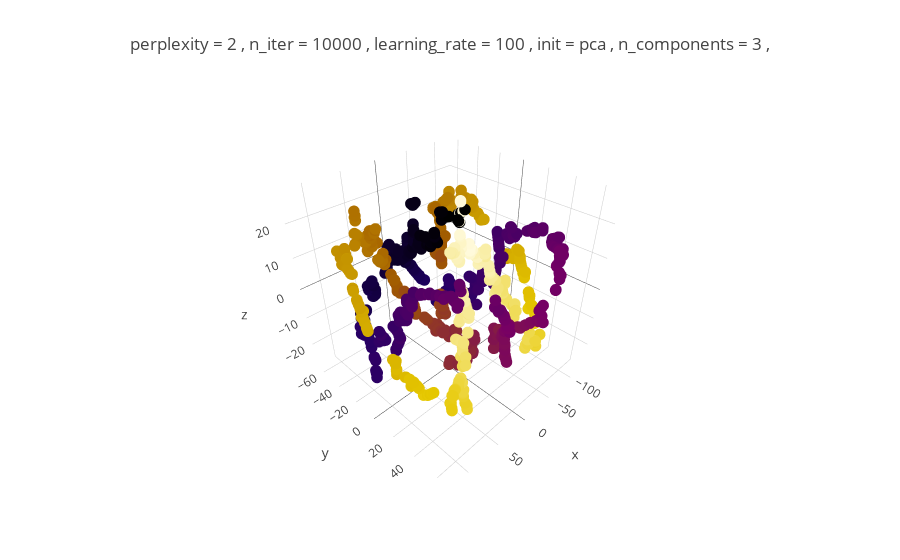

The cell this chart's notebook holds for it:
### Code cell
plot3D_t_SNE(X, color2, perplexity = 2, n_iter = 10000, learning_rate = 100, init = 'pca')

### Figure 1 — Plotly figure (JSON) as saved in the notebook; plotly's stock layout.template omitted (floating-point values rounded to 4 significant figures; data arrays with more than 128 entries replaced by an {"elided": "..."} marker saying what was removed)
{"data": [{"marker": {"color": {"elided": "1000 float values"}, "colorscale": "Electric", "line": {"width": 0}, "size": 4}, "mode": "markers", "type": "scatter3d", "uid": "e926c084-8528-4244-8efd-2b052d992a94", "x": {"elided": "1000 float values"}, "y": {"elided": "1000 float values"}, "z": {"elided": "1000 float values"}}], "layout": {"title": {"text": "perplexity = 2 , n_iter = 10000 , learning_rate = 100 , init = pca , n_components = 3 , "}}}
